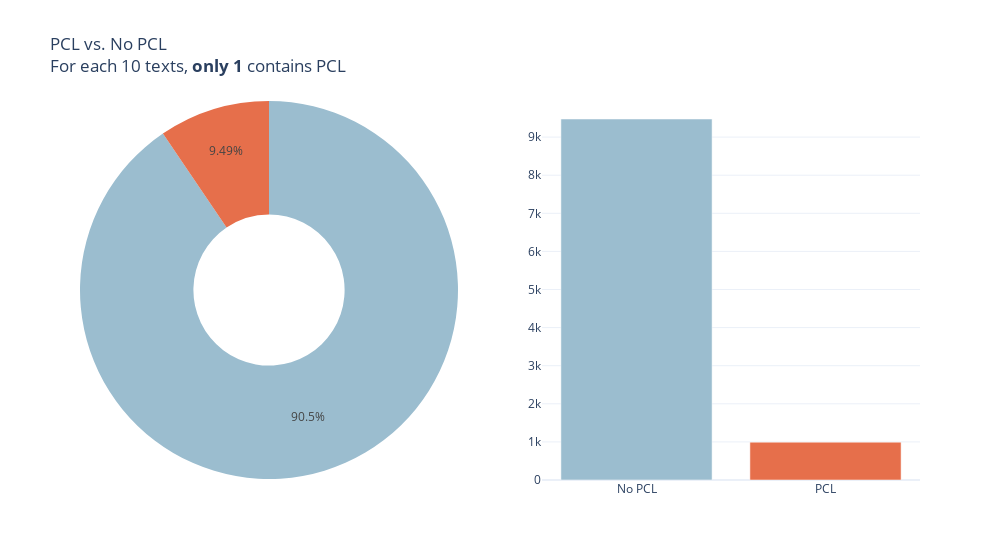

The notebook cell this image was saved under:
### Markdown cell above
## Label analysis

### Code cell
labels = ["No PCL", "PCL"]
values = binary_df["label"].value_counts().to_numpy()

binary_colors = [LIGHT_BLUE_COLOR, LIGHT_RED_COLOR]

fig = make_subplots(rows=1, cols=2, specs=[[{'type':'domain'}, {'type':'xy'}]])
fig.add_trace(go.Pie(
    labels=labels,
    values=values,
    marker_colors = binary_colors, hole=0.4
), 1, 1)

fig.add_trace(go.Bar(
    x=labels,
    y=values, marker_color=binary_colors
), 1, 2)

fig.update_layout(
    title = dict(text="PCL vs. No PCL<br>For each 10 texts, <b>only 1</b> contains PCL"),
    showlegend=False, template=TEMPLATE, width=1000
)
fig.show()

### Figure 1 — Plotly figure (JSON) as saved in the notebook; plotly's stock layout.template omitted (floating-point values rounded to 4 significant figures)
{"data": [{"domain": {"x": [0, 0.45], "y": [0, 1]}, "hole": 0.4, "labels": ["No PCL", "PCL"], "marker": {"colors": ["#9bbdcf", "#e66f4b"]}, "type": "pie", "values": [9475, 993]}, {"marker": {"color": ["#9bbdcf", "#e66f4b"]}, "type": "bar", "x": ["No PCL", "PCL"], "xaxis": "x", "y": [9475, 993], "yaxis": "y"}], "layout": {"showlegend": false, "title": {"text": "PCL vs. No PCL<br>For each 10 texts, <b>only 1</b> contains PCL"}, "width": 1000, "xaxis": {"anchor": "y", "domain": [0.55, 1]}, "yaxis": {"anchor": "x", "domain": [0, 1]}}}
